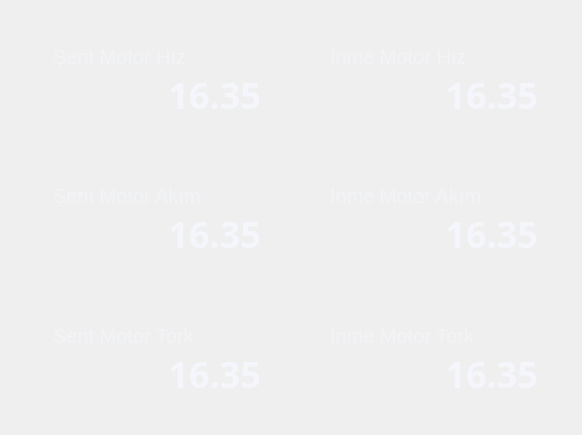
  <widget class="QFrame" name="Container_2">
   <property name="geometry">
    <rect>
     <x>425</x>
     <y>577</y>
     <width>582</width>
     <height>435</height>
    </rect>
   </property>
   <property name="styleSheet">
    <string notr="true">QFrame {
    background: qlineargradient(
        x1:0, y1:0, x2:0, y2:1,
        stop:0 rgba(6, 11, 38, 240),
        stop:1 rgba(26, 31, 55, 0)
    );
    border-radius: 20px;
}
</string>
   </property>
   <property name="frameShape">
    <enum>QFrame::StyledPanel</enum>
   </property>
   <property name="frameShadow">
    <enum>QFrame::Raised</enum>
   </property>
   <widget class="QFrame" name="FrameSeritMotorHiz">
    <property name="geometry">
     <rect>
      <x>20</x>
      <y>27</y>
      <width>260</width>
      <height>105</height>
     </rect>
    </property>
    <property name="styleSheet">
     <string notr="true">QFrame {
    background: qlineargradient(
        x1:0, y1:0, x2:0, y2:1,
        stop:0 rgba(6, 11, 38, 240),
        stop:1 rgba(26, 31, 55, 0)
    );
    border-radius: 20px;
}
</string>
    </property>
    <property name="frameShape">
     <enum>QFrame::StyledPanel</enum>
    </property>
    <property name="frameShadow">
     <enum>QFrame::Raised</enum>
    </property>
    <widget class="QLabel" name="labelSeritMotorHiz">
     <property name="geometry">
      <rect>
       <x>33</x>
       <y>20</y>
       <width>201</width>
       <height>20</height>
      </rect>
     </property>
     <property name="styleSheet">
      <string notr="true">QLabel{
	background-color: transparent;
	color: rgba(244, 246, 252, 151);
	font-family: 'Plus-Jakarta-Sans';
	font-weight: medium;
	font-size: 20px;
}</string>
     </property>
     <property name="text">
      <string>Şerit Motor Hız</string>
     </property>
    </widget>
    <widget class="QLabel" name="labelSeritMotorHizValue">
     <property name="geometry">
      <rect>
       <x>30</x>
       <y>43</y>
       <width>211</width>
       <height>50</height>
      </rect>
     </property>
     <property name="font">
      <font>
       <family>Plus-Jakarta-Sans</family>
       <pointsize>-1</pointsize>
       <weight>75</weight>
       <bold>true</bold>
      </font>
     </property>
     <property name="styleSheet">
      <string notr="true">QLabel{
	background-color: transparent;
	color: #F4F6FC;
	font-family: 'Plus-Jakarta-Sans';
	font-weight: bold;
	font-size: 36px;
}</string>
     </property>
     <property name="text">
      <string>16.35</string>
     </property>
     <property name="alignment">
      <set>Qt::AlignRight|Qt::AlignTrailing|Qt::AlignVCenter</set>
     </property>
    </widget>
   </widget>
   <widget class="QFrame" name="FrameInmeMotorHiz">
    <property name="geometry">
     <rect>
      <x>297</x>
      <y>27</y>
      <width>260</width>
      <height>105</height>
     </rect>
    </property>
    <property name="styleSheet">
     <string notr="true">QFrame {
    background: qlineargradient(
        x1:0, y1:0, x2:0, y2:1,
        stop:0 rgba(6, 11, 38, 240),
        stop:1 rgba(26, 31, 55, 0)
    );
    border-radius: 20px;
}
</string>
    </property>
    <property name="frameShape">
     <enum>QFrame::StyledPanel</enum>
    </property>
    <property name="frameShadow">
     <enum>QFrame::Raised</enum>
    </property>
    <widget class="QLabel" name="labelInmeMotorHiz">
     <property name="geometry">
      <rect>
       <x>33</x>
       <y>20</y>
       <width>201</width>
       <height>20</height>
      </rect>
     </property>
     <property name="styleSheet">
      <string notr="true">QLabel{
	background-color: transparent;
	color: rgba(244, 246, 252, 151);
	font-family: 'Plus-Jakarta-Sans';
	font-weight: medium;
	font-size: 20px;
}</string>
     </property>
     <property name="text">
      <string>İnme Motor Hız</string>
     </property>
    </widget>
    <widget class="QLabel" name="labelInmeMotorHizValue">
     <property name="geometry">
      <rect>
       <x>30</x>
       <y>43</y>
       <width>211</width>
       <height>50</height>
      </rect>
     </property>
     <property name="font">
      <font>
       <family>Plus-Jakarta-Sans</family>
       <pointsize>-1</pointsize>
       <weight>75</weight>
       <bold>true</bold>
      </font>
     </property>
     <property name="styleSheet">
      <string notr="true">QLabel{
	background-color: transparent;
	color: #F4F6FC;
	font-family: 'Plus-Jakarta-Sans';
	font-weight: bold;
	font-size: 36px;
}</string>
     </property>
     <property name="text">
      <string>16.35</string>
     </property>
     <property name="alignment">
      <set>Qt::AlignRight|Qt::AlignTrailing|Qt::AlignVCenter</set>
     </property>
    </widget>
   </widget>
   <widget class="QFrame" name="FrameSeritMotorAkim">
    <property name="geometry">
     <rect>
      <x>20</x>
      <y>166</y>
      <width>260</width>
      <height>105</height>
     </rect>
    </property>
    <property name="styleSheet">
     <string notr="true">QFrame {
    background: qlineargradient(
        x1:0, y1:0, x2:0, y2:1,
        stop:0 rgba(6, 11, 38, 240),
        stop:1 rgba(26, 31, 55, 0)
    );
    border-radius: 20px;
}
</string>
    </property>
    <property name="frameShape">
     <enum>QFrame::StyledPanel</enum>
    </property>
    <property name="frameShadow">
     <enum>QFrame::Raised</enum>
    </property>
    <widget class="QLabel" name="labelSeritMotorAkim">
     <property name="geometry">
      <rect>
       <x>33</x>
       <y>20</y>
       <width>211</width>
       <height>20</height>
      </rect>
     </property>
     <property name="styleSheet">
      <string notr="true">QLabel{
	background-color: transparent;
	color: rgba(244, 246, 252, 151);
	font-family: 'Plus-Jakarta-Sans';
	font-weight: medium;
	font-size: 20px;
}</string>
     </property>
     <property name="text">
      <string>Şerit Motor Akım</string>
     </property>
    </widget>
    <widget class="QLabel" name="labelSeritMotorAkimValue">
     <property name="geometry">
      <rect>
       <x>30</x>
       <y>43</y>
       <width>211</width>
       <height>50</height>
      </rect>
     </property>
     <property name="font">
      <font>
       <family>Plus-Jakarta-Sans</family>
       <pointsize>-1</pointsize>
       <weight>75</weight>
       <bold>true</bold>
      </font>
     </property>
     <property name="styleSheet">
      <string notr="true">QLabel{
	background-color: transparent;
	color: #F4F6FC;
	font-family: 'Plus-Jakarta-Sans';
	font-weight: bold;
	font-size: 36px;
}</string>
     </property>
     <property name="text">
      <string>16.35</string>
     </property>
     <property name="alignment">
      <set>Qt::AlignRight|Qt::AlignTrailing|Qt::AlignVCenter</set>
     </property>
    </widget>
   </widget>
   <widget class="QFrame" name="FrameInmeMotorAkim">
    <property name="geometry">
     <rect>
      <x>297</x>
      <y>166</y>
      <width>260</width>
      <height>105</height>
     </rect>
    </property>
    <property name="styleSheet">
     <string notr="true">QFrame {
    background: qlineargradient(
        x1:0, y1:0, x2:0, y2:1,
        stop:0 rgba(6, 11, 38, 240),
        stop:1 rgba(26, 31, 55, 0)
    );
    border-radius: 20px;
}
</string>
    </property>
    <property name="frameShape">
     <enum>QFrame::StyledPanel</enum>
    </property>
    <property name="frameShadow">
     <enum>QFrame::Raised</enum>
    </property>
    <widget class="QLabel" name="labelInmeMotorAkim">
     <property name="geometry">
      <rect>
       <x>33</x>
       <y>20</y>
       <width>211</width>
       <height>20</height>
      </rect>
     </property>
     <property name="styleSheet">
      <string notr="true">QLabel{
	background-color: transparent;
	color: rgba(244, 246, 252, 151);
	font-family: 'Plus-Jakarta-Sans';
	font-weight: medium;
	font-size: 20px;
}</string>
     </property>
     <property name="text">
      <string>İnme Motor Akım</string>
     </property>
    </widget>
    <widget class="QLabel" name="labelInmeMotorAkimValue">
     <property name="geometry">
      <rect>
       <x>30</x>
       <y>43</y>
       <width>211</width>
       <height>50</height>
      </rect>
     </property>
     <property name="font">
      <font>
       <family>Plus-Jakarta-Sans</family>
       <pointsize>-1</pointsize>
       <weight>75</weight>
       <bold>true</bold>
      </font>
     </property>
     <property name="styleSheet">
      <string notr="true">QLabel{
	background-color: transparent;
	color: #F4F6FC;
	font-family: 'Plus-Jakarta-Sans';
	font-weight: bold;
	font-size: 36px;
}</string>
     </property>
     <property name="text">
      <string>16.35</string>
     </property>
     <property name="alignment">
      <set>Qt::AlignRight|Qt::AlignTrailing|Qt::AlignVCenter</set>
     </property>
    </widget>
   </widget>
   <widget class="QFrame" name="FrameSeritMotorTork">
    <property name="geometry">
     <rect>
      <x>20</x>
      <y>306</y>
      <width>260</width>
      <height>105</height>
     </rect>
    </property>
    <property name="styleSheet">
     <string notr="true">QFrame {
    background: qlineargradient(
        x1:0, y1:0, x2:0, y2:1,
        stop:0 rgba(6, 11, 38, 240),
        stop:1 rgba(26, 31, 55, 0)
    );
    border-radius: 20px;
}
</string>
    </property>
    <property name="frameShape">
     <enum>QFrame::StyledPanel</enum>
    </property>
    <property name="frameShadow">
     <enum>QFrame::Raised</enum>
    </property>
    <widget class="QLabel" name="labelSeritMotorTork">
     <property name="geometry">
      <rect>
       <x>33</x>
       <y>20</y>
       <width>201</width>
       <height>20</height>
      </rect>
     </property>
     <property name="styleSheet">
      <string notr="true">QLabel{
	background-color: transparent;
	color: rgba(244, 246, 252, 151);
	font-family: 'Plus-Jakarta-Sans';
	font-weight: medium;
	font-size: 20px;
}</string>
     </property>
     <property name="text">
      <string>Şerit Motor Tork</string>
     </property>
    </widget>
    <widget class="QLabel" name="labelSeritMotorTorkValue">
     <property name="geometry">
      <rect>
       <x>30</x>
       <y>43</y>
       <width>211</width>
       <height>50</height>
      </rect>
     </property>
     <property name="font">
      <font>
       <family>Plus-Jakarta-Sans</family>
       <pointsize>-1</pointsize>
       <weight>75</weight>
       <bold>true</bold>
      </font>
     </property>
     <property name="styleSheet">
      <string notr="true">QLabel{
	background-color: transparent;
	color: #F4F6FC;
	font-family: 'Plus-Jakarta-Sans';
	font-weight: bold;
	font-size: 36px;
}</string>
     </property>
     <property name="text">
      <string>16.35</string>
     </property>
     <property name="alignment">
      <set>Qt::AlignRight|Qt::AlignTrailing|Qt::AlignVCenter</set>
     </property>
    </widget>
   </widget>
   <widget class="QFrame" name="FrameInmeMotorTork">
    <property name="geometry">
     <rect>
      <x>297</x>
      <y>306</y>
      <width>260</width>
      <height>105</height>
     </rect>
    </property>
    <property name="styleSheet">
     <string notr="true">QFrame {
    background: qlineargradient(
        x1:0, y1:0, x2:0, y2:1,
        stop:0 rgba(6, 11, 38, 240),
        stop:1 rgba(26, 31, 55, 0)
    );
    border-radius: 20px;
}
</string>
    </property>
    <property name="frameShape">
     <enum>QFrame::StyledPanel</enum>
    </property>
    <property name="frameShadow">
     <enum>QFrame::Raised</enum>
    </property>
    <widget class="QLabel" name="labelInmeMotorTork">
     <property name="geometry">
      <rect>
       <x>33</x>
       <y>20</y>
       <width>211</width>
       <height>20</height>
      </rect>
     </property>
     <property name="styleSheet">
      <string notr="true">QLabel{
	background-color: transparent;
	color: rgba(244, 246, 252, 151);
	font-family: 'Plus-Jakarta-Sans';
	font-weight: medium;
	font-size: 20px;
}</string>
     </property>
     <property name="text">
      <string>İnme Motor Tork</string>
     </property>
    </widget>
    <widget class="QLabel" name="labelInmeMotorTorkValue">
     <property name="geometry">
      <rect>
       <x>30</x>
       <y>43</y>
       <width>211</width>
       <height>50</height>
      </rect>
     </property>
     <property name="font">
      <font>
       <family>Plus-Jakarta-Sans</family>
       <pointsize>-1</pointsize>
       <weight>75</weight>
       <bold>true</bold>
      </font>
     </property>
     <property name="styleSheet">
      <string notr="true">QLabel{
	background-color: transparent;
	color: #F4F6FC;
	font-family: 'Plus-Jakarta-Sans';
	font-weight: bold;
	font-size: 36px;
}</string>
     </property>
     <property name="text">
      <string>16.35</string>
     </property>
     <property name="alignment">
      <set>Qt::AlignRight|Qt::AlignTrailing|Qt::AlignVCenter</set>
     </property>
    </widget>
   </widget>
  </widget>
